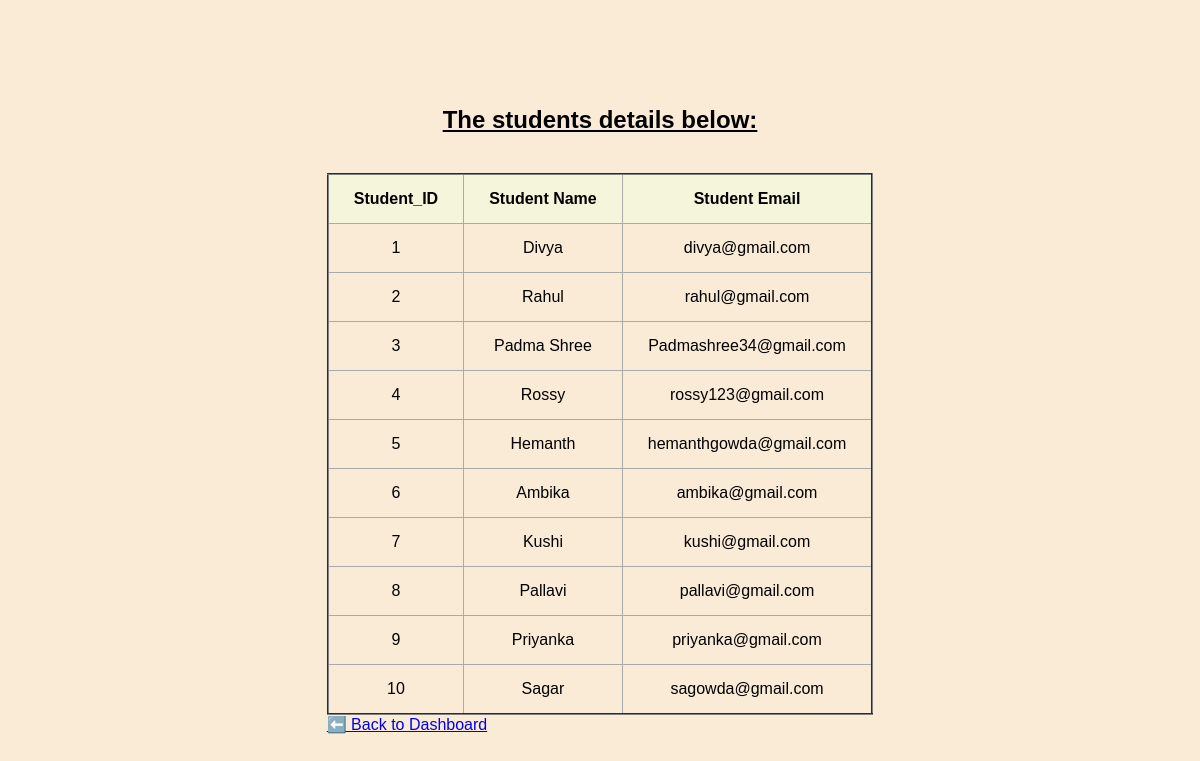
/students, run on the app's committed database.
### tables this page shows
CREATE TABLE Students (
    id INTEGER PRIMARY KEY,
    name TEXT,
    email TEXT
);

### app.py (the view)
@app.route('/students')
def students():
    conn = get_db_connection()
    students = conn.execute('SELECT * FROM Students').fetchall()
    conn.close()
    return render_template('student.html', students=students)

### app.py (called while the page is built)
def get_db_connection():
    conn = sqlite3.connect('Student.db')
    conn.row_factory = sqlite3.Row
    return conn

### templates/Student.html (shortened to what this page needs)
<!DOCTYPE html>
<html lang="en">
<head>
    <link rel="stylesheet" href="{{ url_for('static', filename='style.css') }}">
</head>
<body>
    <div class="Student-section">
        <h2>The students details below:</h2>
        <table border="2">
            <tr>
                <th>Student_ID</th>
                <th>Student Name</th>
                <th>Student Email</th>
            {% for student in students %}
            <tr>
                <td> {{student[0]}} </td>
                <td> {{ student[1]}} </td>
                <td> {{ student[2]}} </td>
            </tr>
            {% endfor %}
        </table>
        <a href="/">⬅️ Back to Dashboard</a>
    </div>
</body>
</html>

### static/style.css (style rules this page uses)
body { background-color: antiquewhite; background-position: center; background-repeat: no-repeat; font-family: 'Trebuchet MS', 'Lucida Sans Unicode', 'Lucida Grande', 'Lucida Sans', Arial, sans-serif; color: black; margin: 0px; height:100vh; display:flex; justify-content: center; align-items: center; }
.Student-section h2 { font-style: normal; color:black; text-decoration: underline; padding: 20px; text-align: center; }
table { height:45px; margin-top: 0px; border-collapse: collapse; text-align:center }
th, td { border: 1px solid #aaa; padding: 15px 25px; text-align: center; }
th { background-color: beige; color:black; }

### data on the page
Students: id "1", name "Divya", email "divya@gmail.com"
Students: id "2", name "Rahul", email "rahul@gmail.com"
Students: id "3", name "Padma Shree", email "Padmashree34@gmail.com"
Students: id "4", name "Rossy", email "rossy123@gmail.com"
Students: id "5", name "Hemanth", email "hemanthgowda@gmail.com"
Students: id "6", name "Ambika", email "ambika@gmail.com"
Students: id "7", name "Kushi", email "kushi@gmail.com"
Students: id "8", name "Pallavi", email "pallavi@gmail.com"
Students: id "9", name "Priyanka", email "priyanka@gmail.com"
Students: id "10", name "Sagar", email "sagowda@gmail.com"
